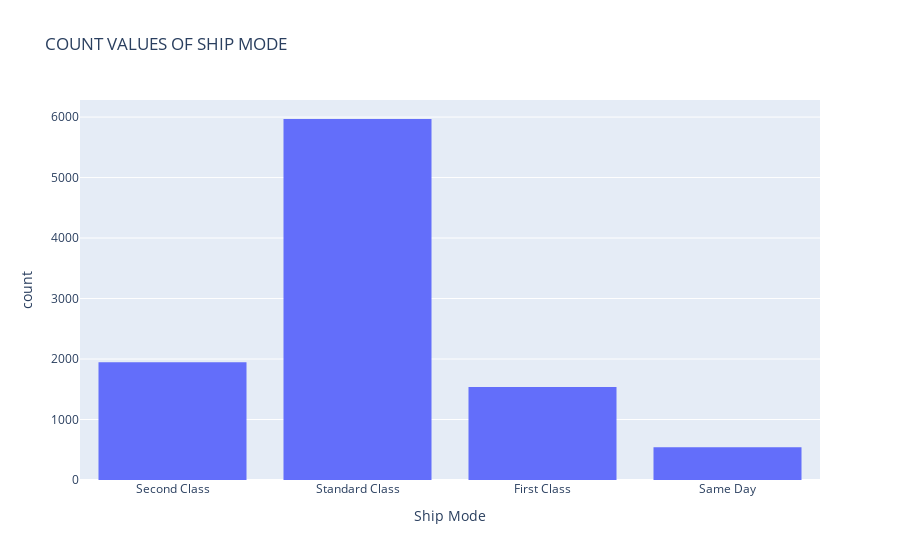

The code cell stored with this chart in its notebook:
### Code cell
px.histogram(data, x='Ship Mode', title='COUNT VALUES OF SHIP MODE')

### Figure 1 — Plotly figure (JSON) as saved in the notebook; plotly's stock layout.template omitted (floating-point values rounded to 4 significant figures; data arrays with more than 128 entries replaced by an {"elided": "..."} marker saying what was removed)
{"data": [{"alignmentgroup": "True", "bingroup": "x", "hovertemplate": "Ship Mode=%{x}<br>count=%{y}<extra></extra>", "legendgroup": "", "marker": {"color": "#636efa", "pattern": {"shape": ""}}, "name": "", "offsetgroup": "", "orientation": "v", "showlegend": false, "type": "histogram", "x": {"elided": "9994 str values"}, "xaxis": "x", "yaxis": "y"}], "layout": {"barmode": "relative", "legend": {"tracegroupgap": 0}, "title": {"text": "COUNT VALUES OF SHIP MODE"}, "xaxis": {"anchor": "y", "domain": [0, 1], "title": {"text": "Ship Mode"}}, "yaxis": {"anchor": "x", "domain": [0, 1], "title": {"text": "count"}}}}
